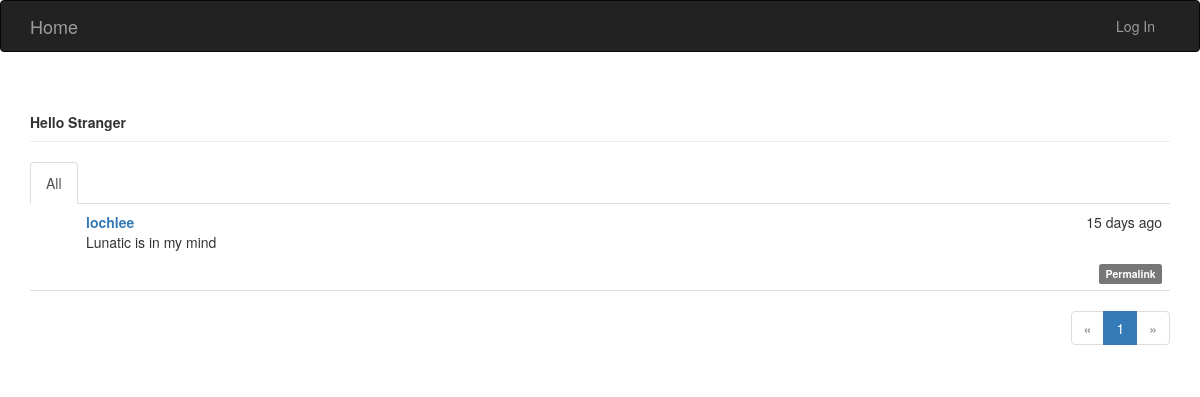
/, run on an earlier commit of the app's database.
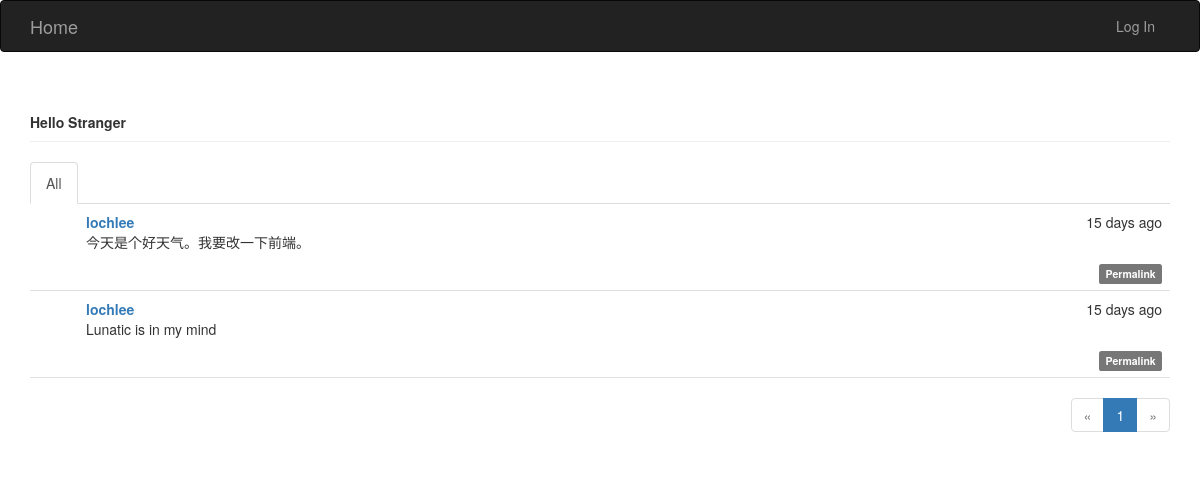
And on a later commit of the database.
### app/models.py (models this page shows, shortened)
class Post(db.Model):
	__tablename__='posts'
	id=db.Column(db.Integer,primary_key=True)
	body=db.Column(db.Text)
	timestamp=db.Column(db.DateTime,index=True,default=datetime.utcnow)
	author_id=db.Column(db.Integer,db.ForeignKey('users.id'))
	body_html=db.Column(db.Text)
	comments=db.relationship('Comment',backref='post',lazy='dynamic')

class User(db.Model,UserMixin):
	__tablename__='users'
	id=db.Column(db.Integer,primary_key=True)
	email=db.Column(db.String(64),unique=True,index=True)
	username=db.Column(db.String(64),unique=True)
	role_id=db.Column(db.Integer,db.ForeignKey('roles.id'))
	password_hash=db.Column(db.String(128))
	confirmed=db.Column(db.Boolean,default=False)
	name=db.Column(db.String(64))
	location=db.Column(db.String(64))
	about_me=db.Column(db.Text())
	member_since=db.Column(db.DateTime(),default=datetime.utcnow)
	last_seen=db.Column(db.DateTime(),default=datetime.utcnow)
	posts=db.relationship('Post',backref='author',lazy='dynamic')
	followers=db.relationship('Follow',foreign_keys=[Follow.followed_id],backref=db.backref('followed',lazy='joined'),lazy='dynamic',cascade='all,delete-orphan')
	followed=db.relationship('Follow',foreign_keys=[Follow.follower_id],backref=db.backref('follower',lazy='joined'),lazy='dynamic',cascade='all,delete-orphan')
	comments=db.relationship('Comment',backref='author',lazy='dynamic')
	photo=db.relationship('Photo',backref='user')
	@property
	def password(self):
		raise AttributeError('password is not a readable attribute')

### app/main/views.py (the view)
@main.route('/', methods=['GET', 'POST'])
def index():
    form = PostForm()
    show_followed=False
    if current_user.is_authenticated:
        show_followed=bool(request.cookies.get('show_followed',''))
    if show_followed:
        query=current_user.followed_posts
    else:
        query=Post.query
    page=request.args.get('page',1,type=int)
    pagination=query.order_by(Post.timestamp.desc()).paginate(page,per_page=current_app.config['POSTS_PER_PAGE'],error_out=False)
    posts=pagination.items
    if current_user.can(Permission.WRITE_ARTICLES) and form.validate_on_submit():
        post=Post(body=form.body.data,author=current_user._get_current_object())
        db.session.add(post)
        return redirect(url_for('main.index'))
    return render_template('index.html',form=form,posts=posts,pagination=pagination,show_followed=show_followed)

### app/auth/views.py (called while the page is built)
@auth.before_app_request
def before_request():
	if current_user.is_authenticated:
		current_user.ping()
		if not current_user.confirmed and request.endpoint[:5]!='auth.' and request.endpoint!='static':
			return redirect(url_for('auth.unconfirmed'))

### app/main/__init__.py (called while the page is built)
@main.app_context_processor
def inject_permissions():
	return dict(Permission=Permission)

### app/models.py (called while the page is built)
	def can(self,permissions):
		return False

	def is_administrator(self):
		return False

### app/templates/index.html (shortened to what this page needs)
{% extends "base.html" %}
{% import "bootstrap/wtf.html" as wtf %}
{% import "_macros.html" as macro %}
{% block page_content %}
<div class="page-header">
	{% if current_user.is_authenticated %}
		<b>Hello {{current_user.username}}</b>
	{% else %}
		<b>Hello Stranger</b>
	{% endif %}
</div>
<div class="post-tabs">
	<ul class="nav nav-tabs">
		<li {% if not show_followed %} class="active"{% endif %}> <a href="{{url_for('.show_all')}}"> All </a></li>
	</ul>
	{% include '_posts.html' %}
</div>
{% if pagination %}
<div class="pagination">
	{{macro.pagination_widget(pagination,'.index')}}
</div>
{% endif %}
{% endblock %}

### app/templates/_posts.html (shortened to what this page needs)
<ul class="posts">
    {% for post in posts %}
    <li class="post">
        <div class="post-content">
            <div class="post-date">
                {{moment(post.timestamp).fromNow()}}
            </div>
            <div class="post-author">
                <a href="{{url_for('main.user',username=post.author.username)}}">
				{{post.author.username}}
			</a>
            </div>
            <div class="post-body">
            	{% if post.body_html %}
            		{{post.body_html|safe}}
        		{% else %}
                	{{post.body}}
            	{% endif %}
            </div>
            <div class="post-footer">
            	<a href="{{url_for('.post',id=post.id)}}">
            		<span class="label label-default">Permalink</span>
            	</a>
            </div>
        </div>
    </li>
    {% endfor %}
</ul>

What changed in the data, as far as the page shows it:
added Post: timestamp "15 days ago", author.username "lochlee", body_html "今天是个好天气。我要改一下前端。"
